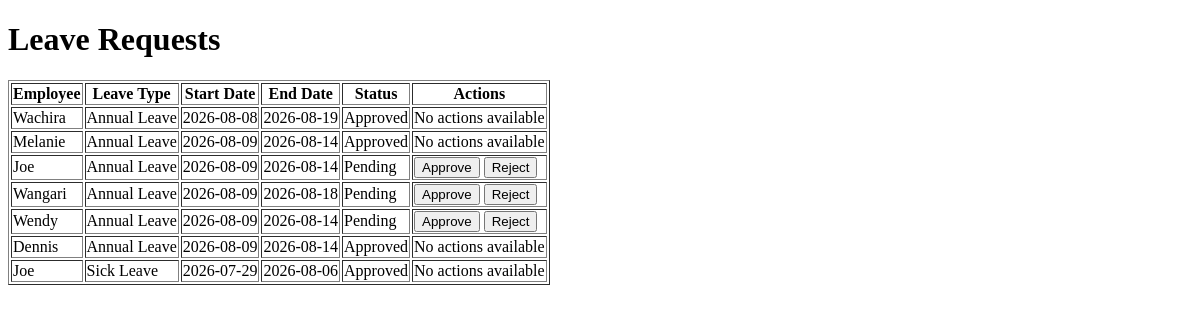
Before: /leave_requests with the older database file.
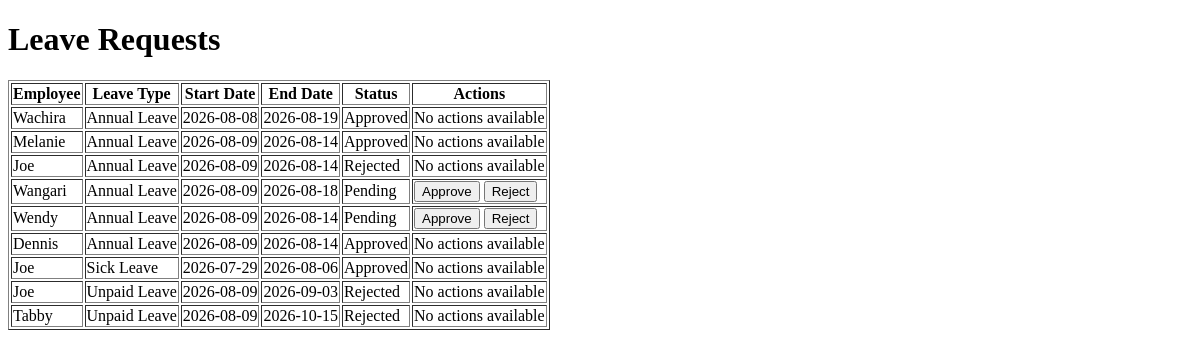
After: the same page with the newer database file.
### models/leave_request.py (models this page shows)
class LeaveRequest(db.Model):
    __tablename__ = "leave_requests"
    id = db.Column(db.Integer, primary_key=True)
    employee_id = db.Column(db.Integer, db.ForeignKey("employees.id"), nullable=False)
    start_date = db.Column(db.Date, nullable=False)
    end_date = db.Column(db.Date, nullable=False)
    leave_type = db.Column(db.String(50), nullable=False)
    status = db.Column(db.String(20), default="Pending", nullable=False)
    reason = db.Column(db.Text, nullable=True)
    approved_by_manager_id = db.Column(
        db.Integer, db.ForeignKey("employees.id"), nullable=True)
    approved_at = db.Column(db.DateTime, nullable=True)
    created_at = db.Column(db.DateTime, default=lambda: datetime.now(timezone.utc))
    employee = db.relationship(
        "Employee", foreign_keys=[employee_id], backref="leave_requests")
    approved_by_manager = db.relationship(
        "Employee", foreign_keys=[approved_by_manager_id],
          backref="approved_leave_requests")

### models/employees.py (models this page shows)
class Employee(db.Model):
    __tablename__ = "employees"
    id = db.Column(db.Integer, primary_key=True)
    name = db.Column(db.String(100), nullable=False)
    role = db.Column(db.String(100), nullable=False)
    team = db.Column(db.String(100), nullable=False)
    salary = db.Column(db.Float, nullable=False)
    employment_type = db.Column(db.String(50), nullable=False)
    leave_balance = db.Column(
    db.Integer,
    nullable=False,
    default=21
)
    start_date = db.Column(db.Date, nullable=False)
    manager_id = db.Column(
    db.Integer,
    db.ForeignKey("employees.id"),
    nullable=True
)
    manager = relationship(
        "Employee",
        remote_side=[id],
        backref="subordinates"
    )
    is_active = db.Column(db.Boolean, default=True)

### routes/leave_routes.py (the view)
@leave_bp.route("/leave_requests")
def list_leave_requests():
    leave_requests = LeaveRequest.query.all()
    today = datetime.now().date()
    for leave in leave_requests:
        leave.is_overdue = False
        if leave.status == "Pending":
            days_waiting = (today - leave.created_at.date()).days
            if days_waiting > 14:
                leave.is_overdue = True
    return render_template(
        "leave_requests.html",
        leave_requests=leave_requests
    )

### templates/leave_requests.html (shortened to what this page needs)
<!DOCTYPE html>
<html>
<head>
</head>
<body>
<h1>Leave Requests</h1>
{% if leave_requests %}
<table border="1">
<tr>
    <th>Employee</th>
    <th>Leave Type</th>
    <th>Start Date</th>
    <th>End Date</th>
    <th>Status</th>
    <th>Actions</th>
</tr>
{% for leave in leave_requests %}
<tr>
    <td>{{ leave.employee.name }}</td>
    <td>{{ leave.leave_type }}</td>
    <td>{{ leave.start_date }}</td>
    <td>{{ leave.end_date }}</td>
    <td>{{ leave.status }}
    </td>
    <td>
        {% if leave.status == 'Pending' %}
            <form method="POST" action="{{ url_for('leave.approve_leave', leave_id=leave.id) }}" style="display:inline;">
                <button type="submit">Approve</button>
            </form>
            <form method="POST" action="{{ url_for('leave.reject_leave', leave_id=leave.id) }}" style="display:inline;">
                <button type="submit">Reject</button>
            </form>
        {% else %}
            No actions available
        {% endif %}
    </td>
</tr>
{% endfor %}
</table>
{% else %}
<p>No leave requests found.</p>a
{% endif %}
</body>
</html>

Changed rows visible on the page:
changed LeaveRequest (number 3 of 9 on the later page): status "Pending" → "Rejected"; status "Approve Reject" → "No actions available"
added LeaveRequest: employee.name "Joe", leave_type "Unpaid Leave", start_date "2026-08-09", end_date "2026-09-03", status "Rejected", shows "No actions available"
added LeaveRequest: employee.name "Tabby", leave_type "Unpaid Leave", start_date "2026-08-09", end_date "2026-10-15", status "Rejected", shows "No actions available"
